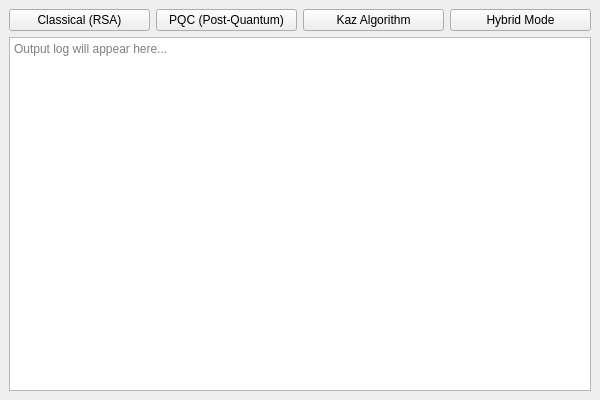
<?xml version="1.0" encoding="UTF-8"?>
<ui version="4.0">
 <class>MainWindow</class>
 <widget class="QMainWindow" name="MainWindow">
  <property name="geometry">
   <rect>
    <x>0</x>
    <y>0</y>
    <width>600</width>
    <height>400</height>
   </rect>
  </property>
  <property name="windowTitle">
   <string>Crypto API GUI</string>
  </property>
  <widget class="QWidget" name="centralwidget">
   <layout class="QVBoxLayout" name="verticalLayout">
    <item>
     <layout class="QHBoxLayout" name="buttonLayout">
      <item>
       <widget class="QPushButton" name="btnClassical">
        <property name="text">
         <string>Classical (RSA)</string>
        </property>
       </widget>
      </item>
      <item>
       <widget class="QPushButton" name="btnPQC">
        <property name="text">
         <string>PQC (Post-Quantum)</string>
        </property>
       </widget>
      </item>
      <item>
       <widget class="QPushButton" name="btnKaz">
        <property name="text">
         <string>Kaz Algorithm</string>
        </property>
       </widget>
      </item>
      <item>
       <widget class="QPushButton" name="btnHybrid">
        <property name="text">
         <string>Hybrid Mode</string>
        </property>
       </widget>
      </item>
     </layout>
    </item>
    <item>
     <widget class="QTextEdit" name="outputText">
      <property name="readOnly">
       <bool>true</bool>
      </property>
      <property name="placeholderText">
       <string>Output log will appear here...</string>
      </property>
     </widget>
    </item>
   </layout>
  </widget>
 </widget>
 <resources/>
 <connections/>
</ui>
